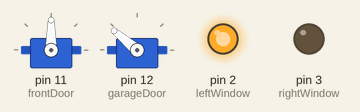
Simulated run of this sketch. Board: Arduino Uno, built with avr-gcc and run on an emulated ATmega328P. Shown: 2 × servo, output pins drawn as LEDs (lit = HIGH). Pins used as bus, display or sensor lines are not drawn.

Above: at 0.05 s.
At 1.15 s:
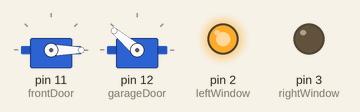
At 1.75 s:
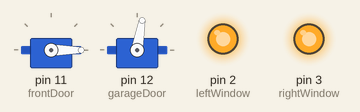
At 2.35 s:
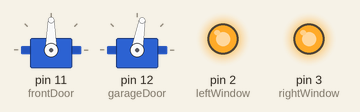
Timing chart, 0 to 3.0 s (numbered marks = the images above):
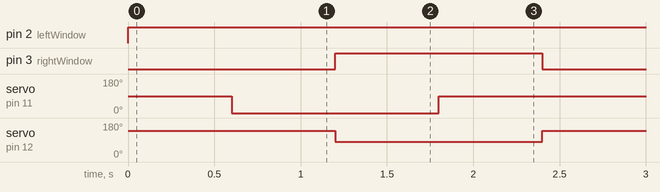

Measured:
- by itself, pin 2 (leftWindow): LOW → HIGH at 0.00 s
- by itself, pin 3 (rightWindow): alternates HIGH for 1.2 s and LOW for 1.2 s
- by itself, servo on pin 11 (frontDoor): alternates 90° for 1.2 s and 0° for 1.2 s
- by itself, servo on pin 12 (garageDoor): alternates 140° for 1.2 s and 80° for 1.2 s

The sketch:

modules.ino
```cpp
#include <Servo.h>

Servo frontDoor;
Servo garageDoor;

int leftWindow = 2;
int rightWindow = 3;
int room = 4;

void setup() {

  frontDoor.attach(11); // servo on digital pin 10
  garageDoor.attach(12);

  pinMode(leftWindow, OUTPUT);
  pinMode(rightWindow, OUTPUT);
  pinMode(room, OUTPUT);

}

void garage(boolean open){

  if(open) {
     garageDoor.write(80);
  } else {
     garageDoor.write(140);
  }

}

void door(boolean open){

  if(open) {
     frontDoor.write(90);
  } else {
     frontDoor.write(0);
  }

}

void loop() {

   garage(false);

   digitalWrite(leftWindow, HIGH);

   delay(600);

   door(false);

   delay(600);

   digitalWrite(rightWindow, HIGH);

   garage(true);

   delay(600);

   door(true);


   delay(600);
   digitalWrite(room, HIGH);
   digitalWrite(leftWindow, LOW);
   digitalWrite(rightWindow, LOW);
   digitalWrite(room, LOW);
}
```
